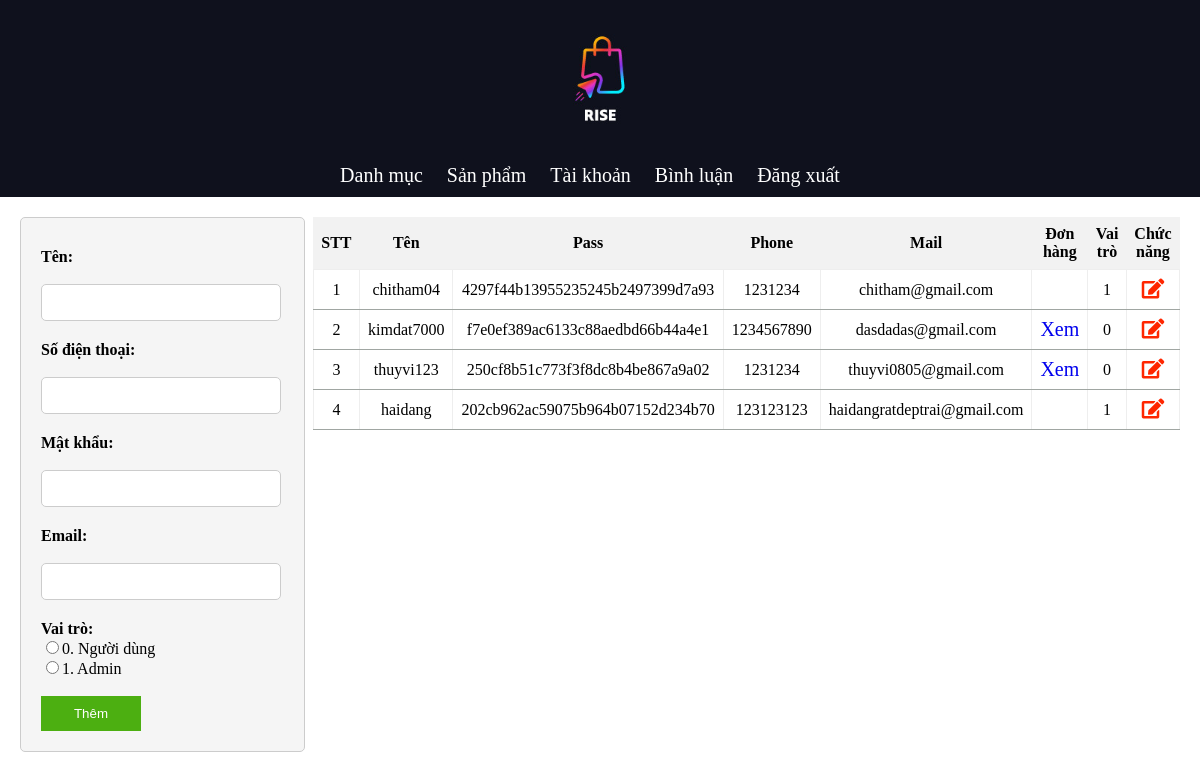
Screenshot of /admin.php?pg=user with the database file from the repository.
### tables this page shows
CREATE TABLE `user` (
  `id_us` int(4) NOT NULL,
  `ten` varchar(100) NOT NULL,
  `username` varchar(100) NOT NULL,
  `password` varchar(50) NOT NULL,
  `phone` int(11) NOT NULL,
  `email` varchar(100) NOT NULL,
  `vaitro` tinyint(4) NOT NULL DEFAULT 0
);

### dao/pdo.php (called while the page is built, shortened)
<?php
function pdo_get_connection()
{
    $dburl = "mysql:host=localhost;dbname=dataduan1;charset=utf8";
    $username = 'root';
    $password = '';
    $conn = new PDO($dburl, $username, $password);
    $conn->setAttribute(PDO::ATTR_ERRMODE, PDO::ERRMODE_EXCEPTION);
    return $conn;
}
function pdo_query($sql)
{
    $sql_args = array_slice(func_get_args(), 1);
    try {
        $conn = pdo_get_connection();
        $stmt = $conn->prepare($sql);
        $stmt->execute($sql_args);
        $rows = $stmt->fetchAll();
        return $rows;
    } catch (PDOException $e) {
        throw $e;
    } finally {
        unset($conn);
    }
}

### dao/user.php (called while the page is built, shortened)
<?php
require_once 'pdo.php';
function showus()
{
    $sql = "SELECT * FROM user ORDER BY id_us DESC ";
    return pdo_query($sql);
}

### view/quantri/khachhang.php (the view, shortened to what this page needs)
<?php
$kq = '';
$stt = 0;
foreach ($showus as $value) {
    $stt++;
    extract($value);
    if ($vaitro == 0) {
        $xdh = '<a href="admin.php?pg=qldh& id_us=' . $id_us . '" >Xem</a>';
    } else {
        $xdh = '';
    }
    $kq .= '<tr>
        <td>' . $stt . '</td>
        <td>' . $username . '</td>
        <td>' . md5($password) . '</td>
        <td>' . $phone . '</td>
        <td>' . $email . '</td>
        <td>' . $xdh . '</td>
        <td>' . $vaitro . '</td>
        <td><a href="admin.php?pg=uduser&id=' . $id_us . '"><i class="fas fa-edit" style="color: #ff2600;"></i></a> </td>
    </tr>';
}
?>
<body>
    <div class="content">
        <div class="form-loai">
            <form name="" action="admin.php?pg=userthem" method="post" onsubmit="return validateForm()">
                <div class="group">
                    <label for="">Tên: </label><br>
                    <input type="text" name="username" id="username">
                </div>
                <div class="group">
                    <label for="">Số điện thoại: </label><br>
                    <input type="text" name="phone" id="phone">
                </div>
                <div class="group">
                    <label for="">Mật khẩu: </label><br>
                    <input type="password" name="password" id="password">
                </div>
                <div class="group">
                    <label for="">Email: </label><br>
                    <input type="text" name="email" id="email">
                </div>
                <div class="group">
                    <label for="">Vai trò:</label>
                    <input type="radio" name="vaitro" value="0" id="vaitro">0. Người dùng<br>
                    <input type="radio" name="vaitro" value="1" id="vaitro">1. Admin<br>
                    <br>
                    <input type="submit" name="them_u" value="Thêm" class="btn">
                </div>
            </form>
        </div>
        <table border="1">
            <tr>
                <th>STT</th>
                <th>Tên</th>
                <th>Pass</th>
                <th>Phone</th>
                <th>Mail</th>
                <th>Đơn hàng</th>
                <th>Vai trò</th>
                <th>Chức năng</th>
            </tr>
            <?php echo $kq; ?>
        </table>
    </div>
</body>
</html>

### view/headerad.php (shortened to what this page needs)
<!DOCTYPE html>
<html lang="en">
<head>
    <link rel="stylesheet" href="view/css/admin.css">
    <link rel="stylesheet" href="https://cdnjs.cloudflare.com/ajax/libs/font-awesome/5.15.4/css/all.min.css" />
</head>
<body>
    <div class="menuad" style=" background-color: #0f111d; margin:0px;">
        <img src="layout/img/logo1.jpg" alt="" style="width: 150px;">
        <nav>
            <a href="admin.php?pg=loai">Danh mục</a></li>
            <a href="admin.php?pg=sanpham">Sản phẩm</a></li>
            <a href="admin.php?pg=user">Tài khoản</a></li>
            <a href="admin.php?pg=binhluan">Bình luận</a></li>
            <a href="admin.php?pg=logout">Đăng xuất</a></li>
        </nav>
    </div>

### admin.php (shortened to what this page needs)
<?php
include_once 'view/headerad.php';
include_once './dao/user.php';
include_once './dao/binhluan.php';
include_once './dao/pdo.php';
include_once './dao/donhang.php';
if (!isset($_GET['pg'])) {
} else {
    switch ($_GET['pg']) {
        case 'user':
            $showus = showus();
            include 'view/quantri/khachhang.php';
            break;
    }
}

### view/css/admin.css (style rules this page uses)
body { margin: 0; padding: 0; }
.menuad { background-color: #0f111d; color: #fff; padding: 10px; text-align: center; }
.menuad nav a { text-decoration: none; color: #fff; margin-right: 20px; text-align: center; }
.form-loai { width: 100%; margin: 20px; }
form { width: 100%; max-width: 400px; background-color: #f5f5f5; border: 1px solid #ccc; padding: 20px; border-radius: 5px; }
label { display: block; font-weight: bold; margin-top: 10px; }
input[type="file"], input[type="text"], input[type="password"], select { width: 90%; padding: 10px; margin-bottom: 10px; border: 1px solid #ccc; border-radius: 5px; }
input[type="radio"] { padding: 0px; margin-bottom: 0px; border: 1px solid #ccc; border-radius: 5px; }
.btn { background-color: #007BFF; color: white; padding: 10px 20px; border: none; cursor: pointer; }
.content { display: flex; justify-content: space-between; align-items: flex-start; }
.form-loai { flex: 1; padding-right: 10px; }
table { flex: 2; }
table { margin: 20px; float: left; text-align: center; border: none; border-collapse: collapse; }
.btn { width: 100px; background-color: #4caf11; }
th { background-color: #f2f2f2; padding: 8px; border: none; }
td { border-bottom: 1px solid rgb(160, 166, 162); text-align: center; padding: 8px; }
a { text-decoration: none; font-size: 20px; }

### rows the page displays
user: username "chitham04", password "4297f44b13955235245b2497399d7a93", phone "1231234", email "chitham@gmail.com", vaitro "1"
user: username "kimdat7000", password "f7e0ef389ac6133c88aedbd66b44a4e1", phone "1234567890", email "dasdadas@gmail.com", vaitro "0"
user: username "thuyvi123", password "250cf8b51c773f3f8dc8b4be867a9a02", phone "1231234", email "thuyvi0805@gmail.com", vaitro "0"
user: username "haidang", password "202cb962ac59075b964b07152d234b70", phone "123123123", email "haidangratdeptrai@gmail.com", vaitro "1"
